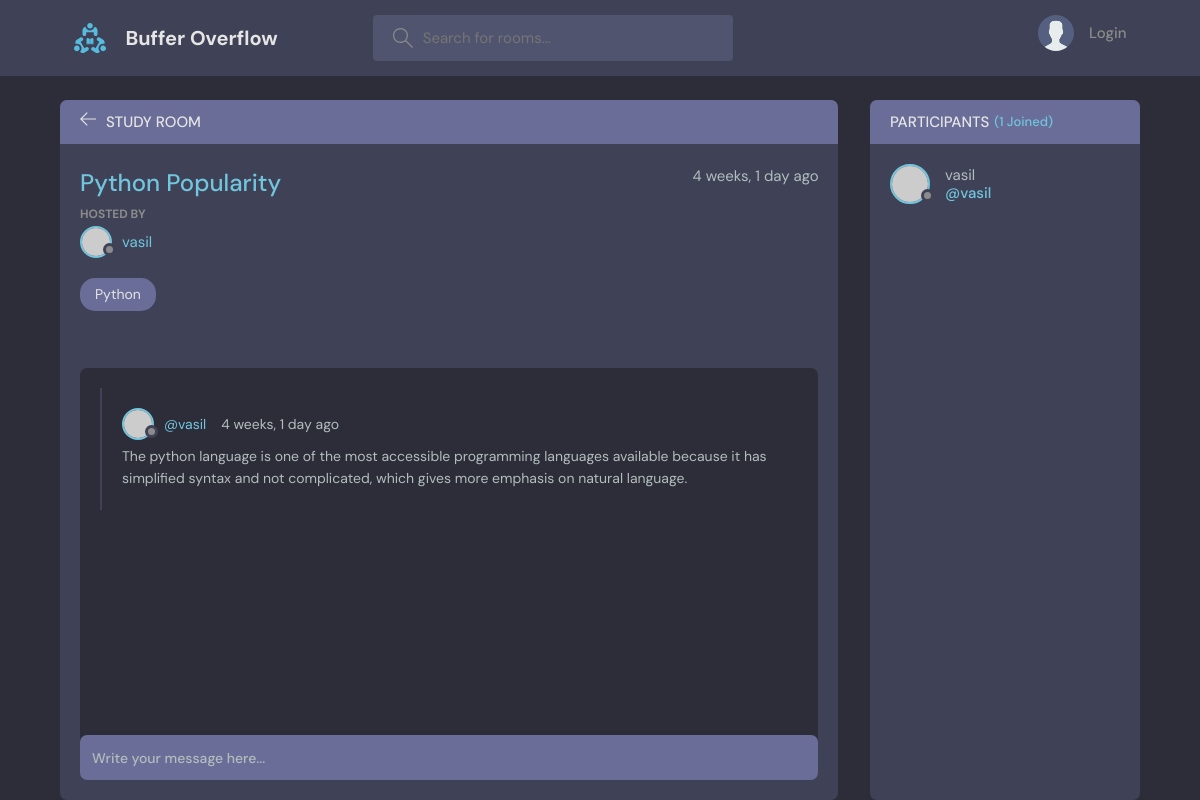
/room/11/, run on the app's committed database.
### base/models.py (models this page shows, shortened)
class Room(models.Model):
    host = models.ForeignKey(User, on_delete=models.SET_NULL, null=True)
    topic = models.ForeignKey(Topic, on_delete=models.SET_NULL, null=True)
    name = models.CharField(max_length=200)
    description = models.TextField(null=True, blank=True)
    participants = models.ManyToManyField(User, related_name='participants', blank=True)
    updated = models.DateTimeField(auto_now=True)
    created = models.DateTimeField(auto_now_add=True)
    class Meta:
        ordering = ['-updated', '-created']

class Topic(models.Model):
    name = models.CharField(max_length=200)
    def __str__(self):
        return self.name

class Message(models.Model):
    user = models.ForeignKey(User, on_delete=models.CASCADE)
    room = models.ForeignKey(Room, on_delete=models.CASCADE)
    body = models.TextField()
    updated = models.DateTimeField(auto_now=True)
    created = models.DateTimeField(auto_now_add=True)
    class Meta:
        ordering = ['-updated', '-created']

### base/views.py (the view, shortened to what this page needs)
# urls.py: path('room/<str:pk>/', views.room, name="room"),
def room(request, pk):
    room = Room.objects.get(id=pk)
    room_messages = room.message_set.all()
    participants = room.participants.all()
    context = {'room': room, 'room_messages': room_messages, 'participants': participants}
    return render(request, 'base/room.html', context)

### base/templates/base/room.html (shortened to what this page needs)
{% extends 'main.html' %}
{% block content %}
<main class="profile-page layout layout--2">
    <div class="container">
        <div class="room">
            <div class="room__top">
                <div class="room__topLeft">
                    <a href="{% url 'home' %}">
                        <svg version="1.1" xmlns="http://www.w3.org/2000/svg" width="32" height="32"
                             viewBox="0 0 32 32">
                            <title>arrow-left</title>
                            <path
                                    d="M13.723 2.286l-13.723 13.714 13.719 13.714 1.616-1.611-10.96-10.96h27.625v-2.286h-27.625l10.965-10.965-1.616-1.607z"
                            ></path>
                        </svg>
                    </a>
                    <h3>Study Room</h3>
                </div>
            </div>
            <div class="room__box scroll">
                <div class="room__header scroll">
                    <div class="room__info">
                        <h3>{{room.name}}</h3>
                        <span>{{room.created|timesince}} ago</span>
                    </div>
                    <div class="room__hosted">
                        <p>Hosted By</p>
                        <a href="{% url 'user-profile' room.host.id %}" class="room__author">
                            <div class="avatar avatar--small">
                                <img src="https://randomuser.me/api/portraits/men/37.jpg"/>
                            </div>
                            <span>{{room.host.username}}</span>
                        </a>
                    </div>
                    <span class="room__topics">{{room.topic}}</span>
                </div>
                <div class="room__conversation">
                    <div class="threads scroll">
                        {% for message in room_messages %}
                        <div class="thread">
                            <div class="thread__top">
                                <div class="thread__author">
                                    <a href="{% url 'user-profile' message.user.id %}" class="thread__authorInfo">
                                        <div class="avatar avatar--small">
                                            <img src="https://randomuser.me/api/portraits/men/37.jpg"/>
                                        </div>
                                        <span>@{{message.user.username}}</span>
                                    </a>
                                    <span class="thread__date">{{message.created|timesince}} ago</span>
                                </div>
                            </div>
                            <div class="thread__details">
                                {{message.body}}
                            </div>
                        </div>
                        {% endfor %}
                    </div>
                </div>
            </div>
            <div class="room__message">
                <form action="" method="POST">
                    <input name="body" placeholder="Write your message here..."/></form>
            </div>
        </div>
        <div class="participants">
            <h3 class="participants__top">Participants <span>({{participants.count}} Joined)</span></h3>
            <div class="participants__list scroll">
                {% for user in participants %}
                <a href="{% url 'user-profile' user.id %}" class="participant">
                    <div class="avatar avatar--medium">
                        <img src="https://randomuser.me/api/portraits/men/37.jpg"/>
                    </div>
                    <p>
                        {{user.username}}
                        <span>@{{user.username}}</span>
                    </p>
                </a>
                {% endfor %}
            </div>
        </div>
    </div>
</main>
{% endblock content %}

### data on the page
Room: name "Python Popularity", created "4 weeks, 1 day", host.username "vasil", topic "Python"
Message: user.username "vasil", created "4 weeks, 1 day", body "The python language is one of the most accessible programming languages available because it has simplified syntax and not complicated, which gives more emphasis on natural language."

### other printed values
{{ participants.count }} "1"
{{ user.username }} "vasil"
